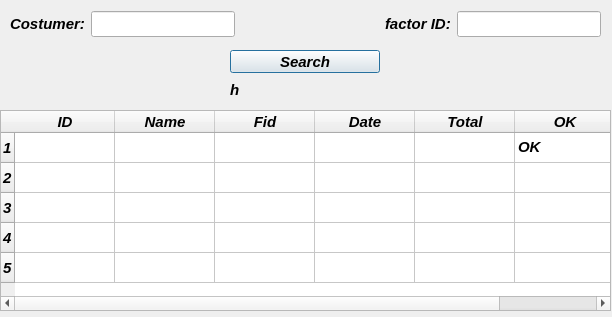
<?xml version="1.0" encoding="UTF-8"?>
<ui version="4.0">
 <class>Dialog</class>
 <widget class="QDialog" name="Dialog">
  <property name="geometry">
   <rect>
    <x>0</x>
    <y>0</y>
    <width>612</width>
    <height>317</height>
   </rect>
  </property>
  <property name="font">
   <font>
    <family>Segoe UI</family>
    <pointsize>11</pointsize>
    <weight>75</weight>
    <italic>true</italic>
    <bold>true</bold>
   </font>
  </property>
  <property name="windowTitle">
   <string>Dialog</string>
  </property>
  <widget class="QTableWidget" name="tableWidget">
   <property name="geometry">
    <rect>
     <x>0</x>
     <y>110</y>
     <width>611</width>
     <height>201</height>
    </rect>
   </property>
   <row>
    <property name="text">
     <string>1</string>
    </property>
   </row>
   <row>
    <property name="text">
     <string>2</string>
    </property>
   </row>
   <row>
    <property name="text">
     <string>3</string>
    </property>
   </row>
   <row>
    <property name="text">
     <string>4</string>
    </property>
   </row>
   <row>
    <property name="text">
     <string>5</string>
    </property>
   </row>
   <column>
    <property name="text">
     <string>ID</string>
    </property>
   </column>
   <column>
    <property name="text">
     <string>Name</string>
    </property>
   </column>
   <column>
    <property name="text">
     <string>Fid</string>
    </property>
   </column>
   <column>
    <property name="text">
     <string>Date</string>
    </property>
   </column>
   <column>
    <property name="text">
     <string>Total</string>
    </property>
   </column>
   <column>
    <property name="text">
     <string>OK</string>
    </property>
   </column>
   <item row="0" column="5">
    <property name="text">
     <string>OK</string>
    </property>
    <property name="font">
     <font>
      <weight>75</weight>
      <bold>true</bold>
     </font>
    </property>
    <property name="icon">
     <iconset>
      <normaloff>pic/1f197.png</normaloff>pic/1f197.png</iconset>
    </property>
   </item>
  </widget>
  <widget class="QPushButton" name="pushButtonSearch">
   <property name="geometry">
    <rect>
     <x>230</x>
     <y>50</y>
     <width>150</width>
     <height>23</height>
    </rect>
   </property>
   <property name="text">
    <string>Search</string>
   </property>
  </widget>
  <widget class="QWidget" name="layoutWidget">
   <property name="geometry">
    <rect>
     <x>10</x>
     <y>10</y>
     <width>591</width>
     <height>28</height>
    </rect>
   </property>
   <layout class="QHBoxLayout" name="horizontalLayout">
    <item>
     <widget class="QLabel" name="label_Costumer">
      <property name="text">
       <string>Costumer:</string>
      </property>
     </widget>
    </item>
    <item>
     <widget class="QLineEdit" name="lineEditCostumer"/>
    </item>
    <item>
     <spacer name="horizontalSpacer">
      <property name="orientation">
       <enum>Qt::Horizontal</enum>
      </property>
      <property name="sizeHint" stdset="0">
       <size>
        <width>40</width>
        <height>20</height>
       </size>
      </property>
     </spacer>
    </item>
    <item>
     <widget class="QLabel" name="labelFid">
      <property name="text">
       <string>factor ID:</string>
      </property>
     </widget>
    </item>
    <item>
     <widget class="QLineEdit" name="lineEditFid"/>
    </item>
   </layout>
  </widget>
  <widget class="QLabel" name="labelMSG">
   <property name="geometry">
    <rect>
     <x>230</x>
     <y>80</y>
     <width>161</width>
     <height>20</height>
    </rect>
   </property>
   <property name="text">
    <string>h</string>
   </property>
  </widget>
 </widget>
 <resources/>
 <connections/>
</ui>
